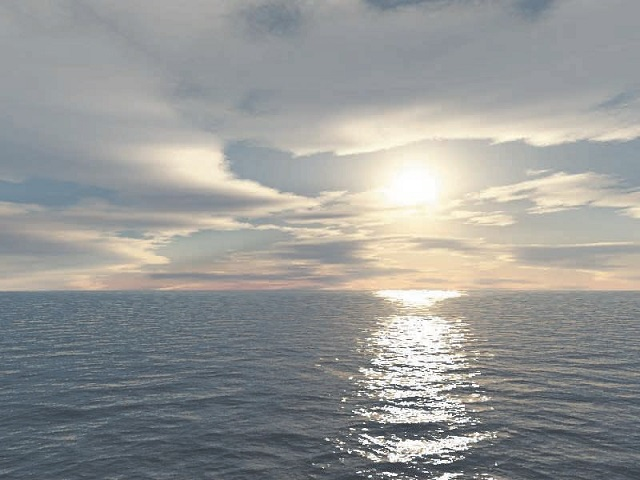
#> input picture assets/ocean.jpg, 640 x 480 px
$ python -i color_transfer_opencv.py   (imports and definitions only)   (older library calls are emulated)
#> lines starting #> are read from the running program, lines starting #| are printed output that depends on the picture; pictures that were not available may be replaced by others from this repository, and a replacement may not be noted
# -*- coding: utf-8 -*-
"""
Color Transfer between Images.
An implementation of the paper "Color Transfer Between Images" by
Erik Reinhard, Michael Adhikhmin, Bruce Gooch and Peter Shirley (2001)
(http://www.cs.northwestern.edu/~bgooch/PDFs/ColorTransfer.pdf).

Created on Mon Oct  1 22:00:00 2018
Author: Prasun Roy | CVPRU-ISICAL (http://www.isical.ac.in/~cvpr)
GitHub: https://github.com/prasunroy/color-transfer

"""


# imports
import cv2
import numpy


# transfer color
def transfer_color(source_file, target_file, rescale=True):
    # read images as BGR
#> called with source_file = 'assets/ocean.jpg', target_file = 'out.png', rescale = True
    source_bgr = cv2.imread(source_file, cv2.IMREAD_COLOR)
#> source_bgr is the input picture: shape (480, 640, 3); mean B, G, R 150.9, 152.5, 151.1
    target_bgr = cv2.imread(target_file, cv2.IMREAD_COLOR)

    # convert BGR to LAB
    source_lab = numpy.float32(cv2.cvtColor(source_bgr, cv2.COLOR_BGR2LAB))
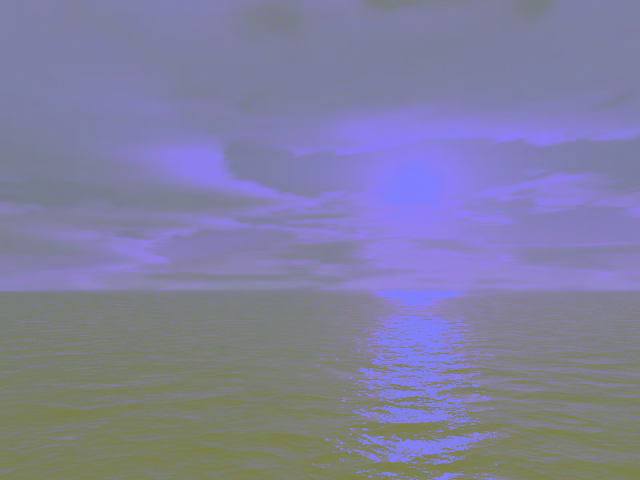
#> source_lab: shape (480, 640, 3) float32; mean B, G, R 159.5, 127.4, 128.4
    target_lab = numpy.float32(cv2.cvtColor(target_bgr, cv2.COLOR_BGR2LAB))

    # calculate mean and standard deviation of LAB images
    source_mu, source_sigma = _imstats(source_lab)
#> in _imstats, `mu = numpy.mean(image, axis=1, keepdims=False)`: mu = [159.5, 127.4, 128.4]
#> in _imstats, `sigma = numpy.std(image, axis=1, keepdims=False)`: sigma = [41.77, 1.7, 6.51]
#> source_mu = [159.5, 127.4, 128.4]; source_sigma = [41.77, 1.7, 6.51]
    target_mu, target_sigma = _imstats(target_lab)
#> target_mu = [159.5, 127.4, 128.4]; target_sigma = [41.77, 1.7, 6.51]

    # ensure standard deviations to be non-zero to avoid divide-by-zero error
    source_sigma = numpy.where(source_sigma == 0,
                               numpy.ones_like(source_sigma, numpy.float32)*1e-4,
                               source_sigma)
    target_sigma = numpy.where(target_sigma == 0,
                               numpy.ones_like(target_sigma, numpy.float32)*1e-4,
                               target_sigma)

    # subtract mean of target from target (ref: eq. 10 in the paper)
    target_lab -= target_mu
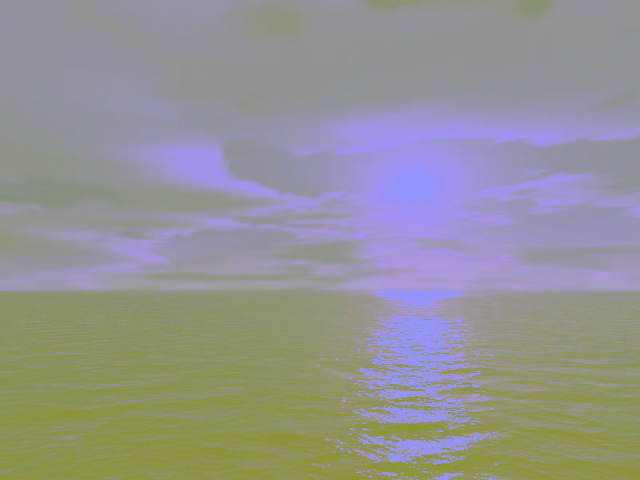
#> target_lab: shape (480, 640, 3) float32; mean B, G, R 0, -0.1, 0.1; drawn with min black and max white

    # scale target using standard deviations (ref: eq. 11 in the paper)
    target_lab *= (target_sigma / source_sigma)

    # add mean of source to target
    target_lab += source_mu

    # convert LAB to BGR
    result_bgr = cv2.cvtColor(numpy.uint8(target_lab), cv2.COLOR_LAB2BGR)
    if rescale:
        result_bgr = cv2.normalize(result_bgr, None, 0, 255,
                                   cv2.NORM_MINMAX, cv2.CV_8UC1)

    return result_bgr


# calculate mean and standard deviation of an image along each channel
def _imstats(image):
    # reshape image from (M x N x 3) to (3 x MN) for vectorized operations
    image = numpy.float32(image).reshape(-1, 3).T

    # calculate mean
    mu = numpy.mean(image, axis=1, keepdims=False)

    # calculate standard deviation
    sigma = numpy.std(image, axis=1, keepdims=False)

    return (mu, sigma)

>>> result = transfer_color('assets/ocean.jpg', 'out.png')

$ run again, on assets/sunset.jpg
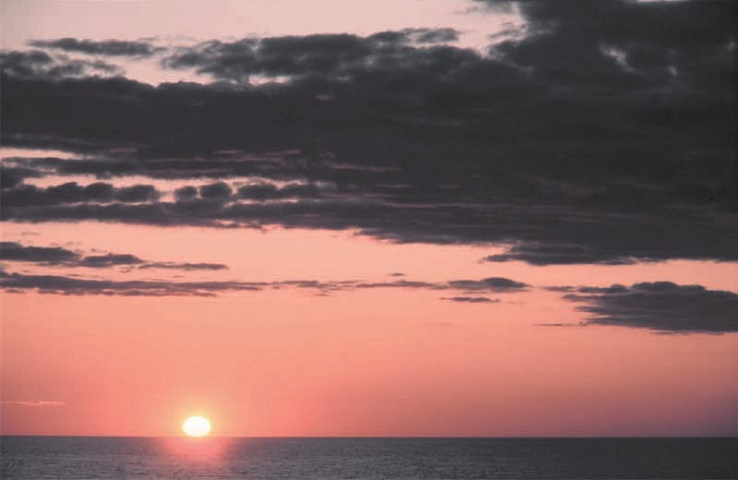
#> input picture assets/sunset.jpg, 738 x 480 px
#> in transfer_color, source_bgr is the input picture: shape (480, 738, 3); mean B, G, R 98.7, 102, 137.3
#> in transfer_color, `source_lab = numpy.float32(cv2.cvtColor(source_bgr, cv2.COLOR_BGR2LAB))`:
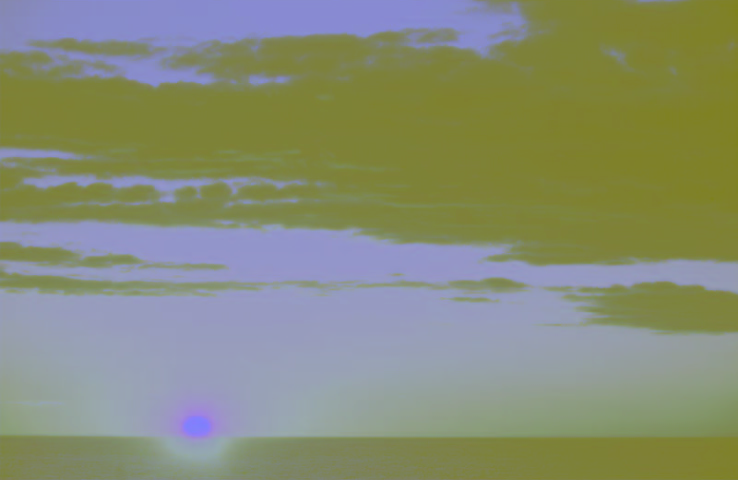
#> source_lab: shape (480, 738, 3) float32; mean B, G, R 116.9, 141.2, 135.1
#> mu = [116.9, 141.2, 135.1]
#> sigma = [59.2, 12.58, 10.94]
#> source_mu = [116.9, 141.2, 135.1]; source_sigma = [59.2, 12.58, 10.94]
#> target_mu = [116.9, 141.2, 135.1]; target_sigma = [59.2, 12.58, 10.94]
#> in transfer_color, `result_bgr = cv2.normalize(result_bgr, None, 0, 255, cv2.NORM_MINMAX, ..`:
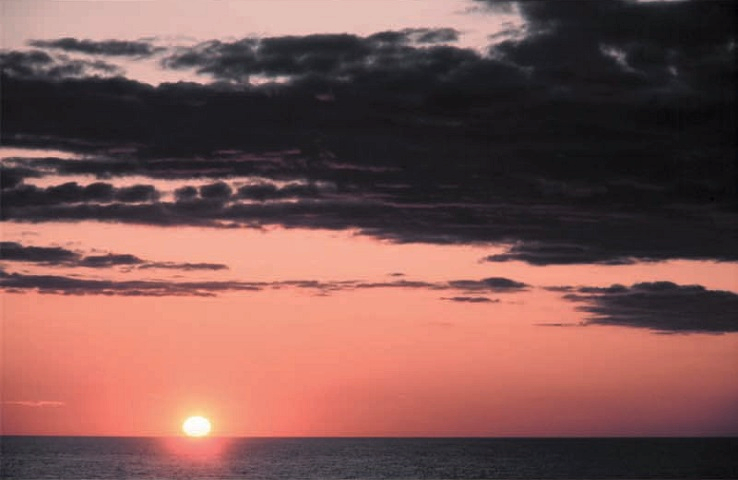
#> result_bgr: shape (480, 738, 3); mean B, G, R 81, 84.8, 124
